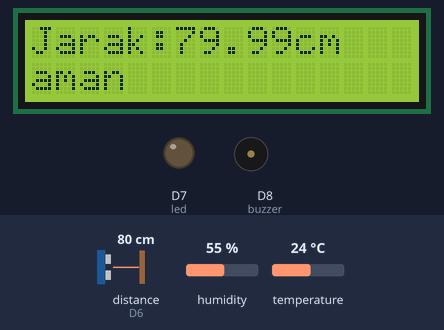
Simulated run of this sketch. Board: ESP8266 (NodeMCU). Parts: 16×2 character LCD, output pins drawn as LEDs (lit = HIGH), buzzer (waves = sounding, pin HIGH). Wiring (inferred from the names in the program): ultrasonic range finder: trigger D5; echo D6. Inputs (shaded band) come from the test bench; at power-on: distance to the obstacle (sensor on D6) 80 cm, humidity 55 %, temperature 24 °C. The echo pulse lasts 58.3 µs per cm; WiFi joins after 1.5 s; servers stay silent unless stated; uploads are accepted with an empty reply; pins used as bus, display or sensor lines are not drawn; what the sketch prints to the serial monitor is not drawn.

Above: at 3.8 s.
3.9 s: distance to the obstacle (sensor on D6) set to 33 cm
At 13.3 s:
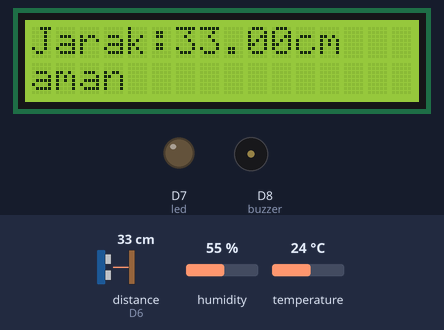
14.4 s: distance to the obstacle (sensor on D6) set to 27 cm
At 23.7 s:
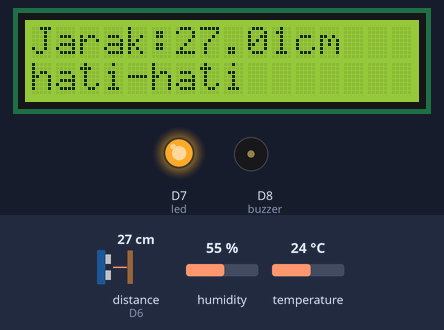
24.7 s: distance to the obstacle (sensor on D6) set to 12 cm
At 34.0 s:
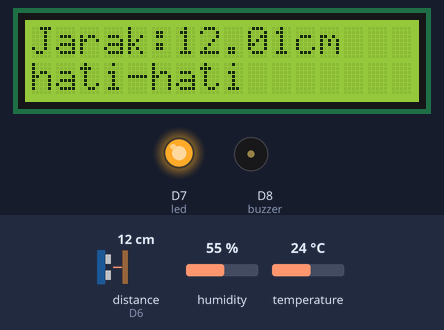
34.9 s: distance to the obstacle (sensor on D6) set to 9 cm
At 44.1 s:
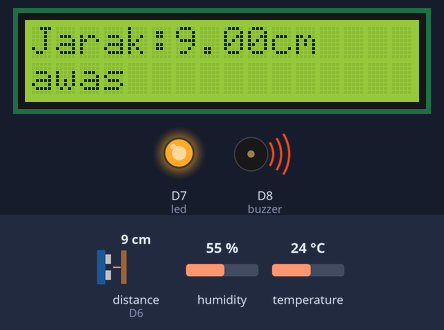
Timing chart, 0 to 45.6 s (numbered marks = the images above; inputs shaded):
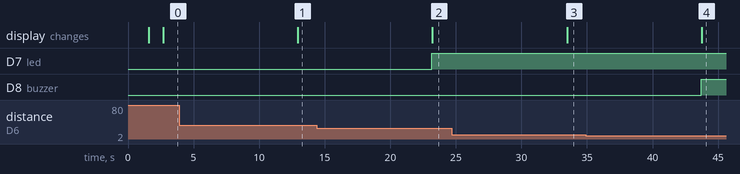

Measured:
- the behaviour switches between 31 and 30 cm on distance to the obstacle (sensor on D6) (found by bisection; images 1 and 2)
- the behaviour switches between 11 and 10 cm on distance to the obstacle (sensor on D6) (found by bisection; images 3 and 4)
- after the input at 3.9 s, the display: changes after 9.0 s (image 1)
- after the input at 14.4 s, D7 (led): LOW → HIGH after 8.8 s; the display: changes after 8.8 s (image 2)
- after the input at 24.7 s, the display: changes after 8.8 s (image 3)
- after the input at 34.9 s, D8 (buzzer): LOW → HIGH after 8.8 s; the display: changes after 8.8 s (image 4)

The sketch:

ESP8266_dht_thingspeak_tele.ino
```cpp
#include <ESP8266WiFi.h>
#include <ESP8266HTTPClient.h>
#include <WiFiClientSecure.h>
#include <DHT.h>
#include <LCD_I2C.h>
#include <Wire.h>

#define trig D5
#define echo D6
#define led D7
#define DHTPIN D4
#define buzzer D8
#define DHTTYPE DHT11

DHT dht(DHTPIN, DHTTYPE);
LCD_I2C LCD(0x27, 16,2);

//=======================
// WiFi
//=======================
const char* ssid = "BPVP-SIDOARJO";
const char* password = "bpvpsda2024";

//=======================
// Google Apps Script URL
//=======================
String GAS_URL = "https://script.google.com/macros/s/AKfycbwozLaM5CkLtDmVSuU0Xag11BzOPsdWw2q1JxMNACo02ypmdsIptnNKSUjQ8xLs-buk/exec";

// HTTPS Client
WiFiClientSecure client;

//=======================
float bacaJarak()
{
  digitalWrite(trig,LOW);
  delayMicroseconds(2);

  digitalWrite(trig,HIGH);
  delayMicroseconds(10);

  digitalWrite(trig,LOW);

  long durasi=pulseIn(echo,HIGH);

  float jarak=durasi*0.0343/2;

  return jarak;
}


void setup()
{
  Serial.begin(115200);
  Serial.println();
  LCD.begin();
  LCD.backlight();
  dht.begin();
  WiFi.begin(ssid, password);
  pinMode(trig,OUTPUT);
  pinMode(echo,INPUT);
  pinMode(led, OUTPUT);
  pinMode(buzzer, OUTPUT);

  LCD.print("Menghubungkan WiFi");

  while (WiFi.status() != WL_CONNECTED)
  {
    delay(500);
    Serial.print(".");
  }

  Serial.println();
  Serial.println("WiFi Connected");
  Serial.print("IP Address : ");
  Serial.println(WiFi.localIP());

  // Mengabaikan pengecekan sertifikat SSL
  client.setInsecure();

  Serial.println("System Ready");
  LCD.clear();
  LCD.print("WiFi Connected");

  delay(1000);
  LCD.clear();
}

void loop()
{
  float nilaijarak = bacaJarak();
  float suhu = dht.readTemperature();
  float hum  = dht.readHumidity();
  String status;
  if (nilaijarak<10) {
    status= "awas";
    digitalWrite(led, HIGH);
    digitalWrite(buzzer, HIGH);
    }else if (nilaijarak>= 10 && nilaijarak<=30) {
    status = "hati-hati";
    digitalWrite(led,HIGH);
    digitalWrite(buzzer, LOW);
    }else {
   status = "aman";
   digitalWrite(led,LOW);
   digitalWrite(buzzer, LOW);
  }

  if (isnan(suhu) || isnan(hum))
  {
    Serial.println("Sensor DHT Error");
    delay(2000);
    return;
  }
  LCD.setCursor(0,0);
  LCD.print("Jarak:");
  LCD.print(nilaijarak);
  LCD.print("cm ");

  LCD.setCursor(0,1);
  LCD.print(status);
  LCD.print("      ");

  Serial.print("Jarak : ");
  Serial.println(nilaijarak);

  Serial.println(status);


  Serial.println("======================");
  Serial.print("Suhu     : ");
  Serial.print(suhu);
  Serial.println(" C");

  Serial.print("Humidity : ");
  Serial.print(hum);
  Serial.println(" %");

  if (WiFi.status() == WL_CONNECTED)
  {
    HTTPClient http;

    String url = GAS_URL;
    url += "?suhu=" + String(suhu,1);
    url += "&hum=" + String(hum,1);
    url+="&jarak="+String(nilaijarak,1);
    url+="&status="+ status;
    Serial.println();
    Serial.print("Mengirim ke : ");
    Serial.println(url);

    if (http.begin(client, url))
    {
      int httpCode = http.GET();

      if (httpCode > 0)
      {
        Serial.print("HTTP Code : ");
        Serial.println(httpCode);

        String respon = http.getString();

        Serial.println("Respon Server:");
        Serial.println(respon);
      }
      else
      {
        Serial.print("HTTP Error : ");
        Serial.println(http.errorToString(httpCode));
      }

      http.end();
    }
    else
    {
      Serial.println("http.begin() gagal");
    }
  }
  else
  {
    Serial.println("WiFi Terputus");
  }

  delay(10000);
}
```
